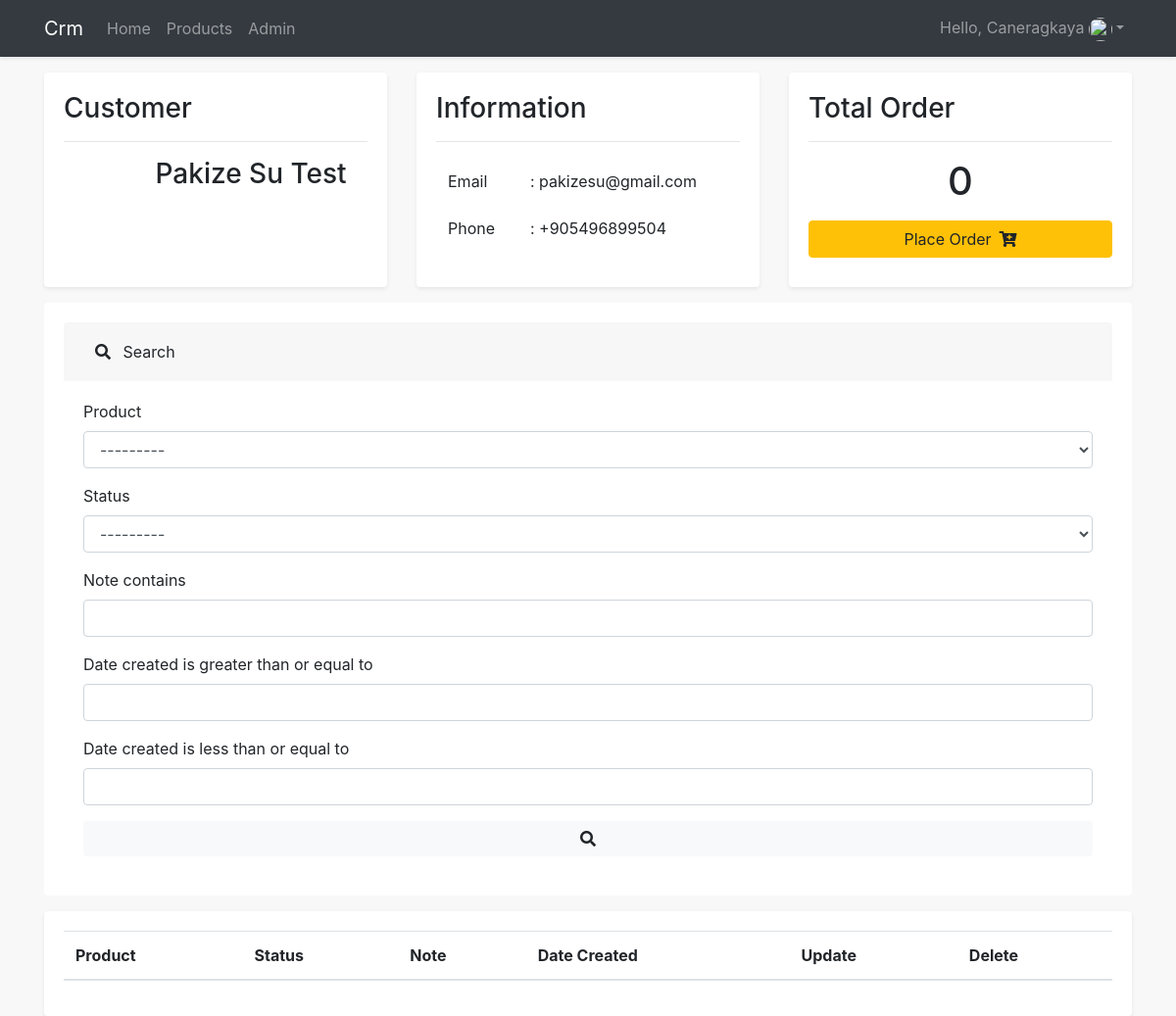
Page /customer/5/ (signed in) on the committed database.
### accounts/models.py (models this page shows, shortened)
class Customer(models.Model):
    user = models.OneToOneField(
        User, null=True, blank=True, on_delete=models.CASCADE)
    name = models.CharField(max_length=200, null=True)
    phone = models.CharField(max_length=200, null=True)
    email = models.CharField(max_length=200, null=True)
    date_created = models.DateTimeField(auto_now_add=True, null=True)
    profile_pic = models.ImageField(
        default="profile.png", null=True, blank=True)

### accounts/decorators.py (the view)
        def wrapper_func(request, *args, **kwargs):
            group = None
            if request.user.groups.exists():
                group = request.user.groups.all()[0].name
            if group in allowed_roles:
                return view_func(request, *args, **kwargs)
            else:
                return HttpResponse('You are not authorized to view this page')

### accounts/models.py (called while the page is built)
    def __str__(self):
        return self.name

### accounts/views.py (called while the page is built)
@login_required(login_url='login')
@allowed_users(allowed_roles=['admin'])
def customerpage(request, pk):
    customer = Customer.objects.get(id=pk)
    orders = customer.order_set.all()
    total_orders = orders.count()
    myFilter = OrderFilter(request.GET, queryset=orders)
    orders = myFilter.qs
    context = {
        'myFilter': myFilter,
        'customer': customer, 'total_orders': total_orders, 'orders': orders,
    }
    return render(request, 'accounts/customer.html', context)

### accounts/templates/accounts/customer.html (shortened to what this page needs)
{% extends 'main.html' %}
{% load crispy_forms_tags %}
{% block content %}
<div class="row">
    <div class="col-lg-4 mb-3">
        <div class="card shadow-sm border-0 h-100">
            <div class="card-body">
                <h3>Customer</h3>
                <hr>
                <div class="d-flex align-items-center">
                    <h3 class="ml-3">{{customer.name}}</h3>
                </div>
            </div>
        </div>
    </div>
    <div class="col-lg-4 mb-3">
        <div class="card shadow-sm border-0 h-100">
            <div class="card-body ">
                <h3>Information</h3>
                <hr>
                <table class="table table-borderless">
                    <tr>
                        <td>Email</td>
                        <td>: {{customer.email}}</td>
                    </tr>
                    <tr>
                        <td>Phone</td>
                        <td>: {{customer.phone}}</td>
                    </tr>
                </table>
            </div>
        </div>
    </div>
    <div class="col-lg-4 mb-3">
        <div class="card shadow-sm border-0 h-100">
            <div class="card-body">
                <h3>Total Order</h3>
                <hr>
                <h1 class="text-center">{{total_orders}}</h1>
                <a href="{% url 'create_order' customer.id %}" class="btn btn-warning btn-block mt-3">Place Order<i
                        class="fas fa-cart-plus ml-2"></i></a>
            </div>
        </div>
    </div>
</div>
<div class="row mb-3">
    <div class="col-lg-12">
        <div class="card border-0">
            <div class="card-body">
                <div class="accordion" id="accordionExample">
                    <div class="card border-0">
                        <div class="card-header border-0" id="headingOne">
                            <h2 class="mb-0">
                                <button class="btn btn-block text-left border-0" type="button" data-toggle="collapse"
                                    data-target="#collapseOne" aria-expanded="true" aria-controls="collapseOne">
                                    <i class="fas fa-search mr-2"></i> Search
                                </button>
                            </h2>
                        </div>
                        <div id="collapseOne" class="collapse show" aria-labelledby="headingOne"
                            data-parent="#accordionExample">
                            <div class="card-body ">
                                <form action="" method="get">
                                    {{myFilter.form |crispy }}
                                    <button type="submit" class="btn btn-light btn-block border-0"><i
                                            class="fas fa-search"></i></button>
                                </form>
                            </div>
                        </div>
                    </div>
                </div>
            </div>
        </div>
    </div>
</div>
<div class="row">
    <div class="col-lg-12">
        <div class="card shadow-sm border-0">
            <div class="card-body table-responsive">
                <table class="table">
                    <thead>
                        <tr>
                            <th scope="col">Product</th>
                            <th scope="col">Status</th>
                            <th scope="col">Note</th>
                            <th scope="col">Date Created</th>
                            <th scope="col">Update</th>
                            <th scope="col">Delete</th>
                        </tr>
                    </thead>
                </table>
            </div>
        </div>
    </div>
</div>
{% endblock content %}

### accounts/templates/navbar.html (shortened to what this page needs)
<nav class="navbar navbar-expand-lg navbar-dark bg-dark shadow-sm fixed-top text-capitalize">
    <div class="container">
        <a class="navbar-brand" href="{% url 'home' %}">crm</a>
        <div class="collapse navbar-collapse" id="collapsibleNavId">
            <ul class="navbar-nav mr-auto mt-2 mt-lg-0">
            {% if request.user.is_staff %}
                <li class="nav-item">
                    <a class="nav-link" href="{% url 'home' %}">Home</a>
                </li>
                <li class="nav-item">
                    <a class="nav-link" href="{% url 'products' %}">Products</a>
                </li>
                <li class="nav-item">
                    <a class="nav-link" href="/admin">Admin</a>
                </li>
            {% endif %}
            </ul>
            <ul class="navbar-nav ml-auto">
            {% if user.is_authenticated %}
                <li class="nav-item dropdown">
                    <a class="nav-link dropdown-toggle" href="#" id="dropdownId" data-toggle="dropdown"
                        aria-haspopup="true" aria-expanded="false">hello, {{user.username}} <img src="{{request.user.customer.profile_pic.url}}" alt="" class="card-img rounded-circle" style="width:24px; height:24px; object-fit:cover;"></a>
                </li>
            {% else %}
                 <li class="nav-item">
                    <a class="nav-link" href="{% url 'login' %}">Login</a>
                </li>
            {% endif %}
            </ul>
        </div>
    </div>
</nav>

### rows in the picture
Customer: name "Pakize Su Test", email "pakizesu@gmail.com", phone "+905496899504"

### other values in the picture
{{ user.username }} "Caneragkaya"
{{ total_orders }} "0"
